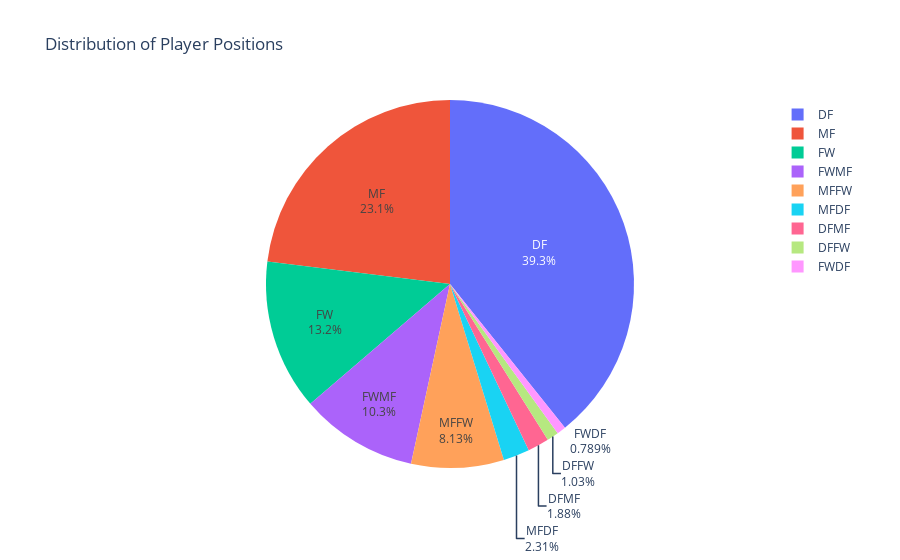

Notebook cell for this chart:
### Code cell
# Assuming 'players_df' has a column 'Position' with player positions
position_counts = players_df['Position'].value_counts()

# Creating a pie chart using Plotly Express
fig = px.pie(position_counts, values=position_counts, names=position_counts.index, title='Distribution of Player Positions')
fig.update_traces(textinfo='percent+label')
fig.show()

### Figure 1 — Plotly figure (JSON) as saved in the notebook; plotly's stock layout.template omitted (floating-point values rounded to 4 significant figures)
{"data": [{"domain": {"x": [0, 1], "y": [0, 1]}, "hovertemplate": "Position=%{label}<br>value=%{value}<extra></extra>", "labels": ["DF", "MF", "FW", "FWMF", "MFFW", "MFDF", "DFMF", "DFFW", "FWDF"], "legendgroup": "", "name": "", "showlegend": true, "textinfo": "percent+label", "type": "pie", "values": [647, 380, 218, 170, 134, 38, 31, 17, 13]}], "layout": {"legend": {"tracegroupgap": 0}, "title": {"text": "Distribution of Player Positions"}}}
